Frame 1 (no input): blank canvas, image omitted
Frame 60 (the mouse pressed at the canvas centre just before this capture): blank canvas, image omitted
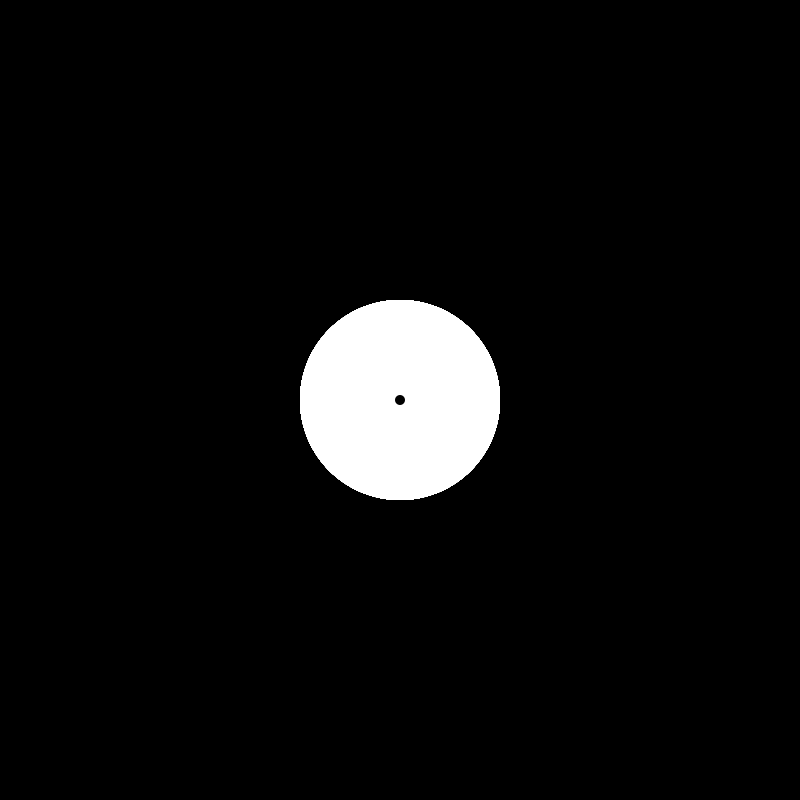
Frame 120 (the mouse held since frame 60 and released just before this capture)

The Processing sketch whose frames 1 and 60 were blank and that drew this single picture after the mouse press (run headless with seeded random() and noise(); from frame 60 on, the mouse is pressed at the canvas centre):

// Processing sketch: processing_103637
// ── processing_103637.pde

float xPos = 0;
float yPos = 0;

void setup()
{
 size(800,800);
 background(0);
 noStroke(); 
}

void draw()
{
 //xPos = xPos + 1;
 //yPos = yPos + 2;
 
 xPos=mouseX;
 yPos=mouseY;
 
 // background(255);
 if (mousePressed)
 {
  fill(255, 255, 255);
  ellipse(xPos, yPos, 200, 200);
  fill(0,0,0);
  ellipse(xPos,yPos,10,10);
  line(yPos, yPos, 20, 20);
 }
 else
 {
   fill(0);
   ellipse(xPos, yPos,150,150);
 }
} 

void mouseClicked()
{
 fill(255,0,0);
 ellipse(xPos,yPos,100,100); 
}
